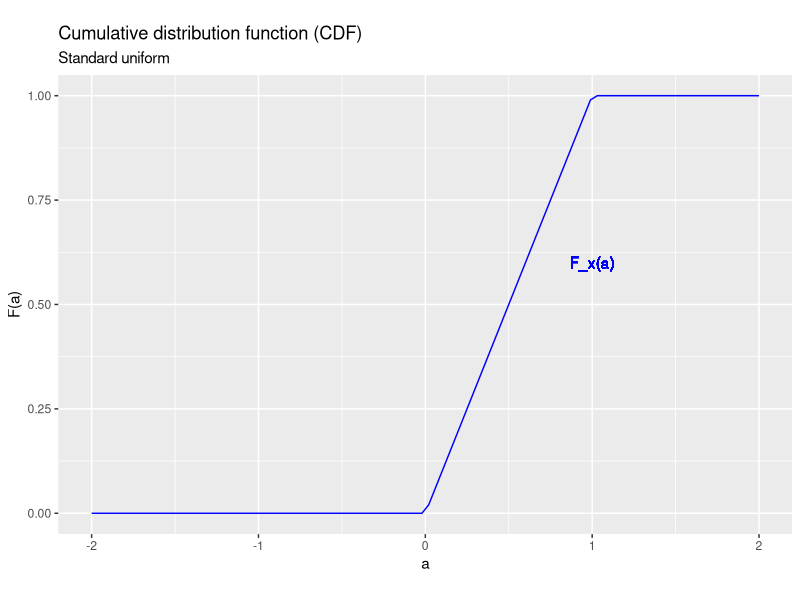
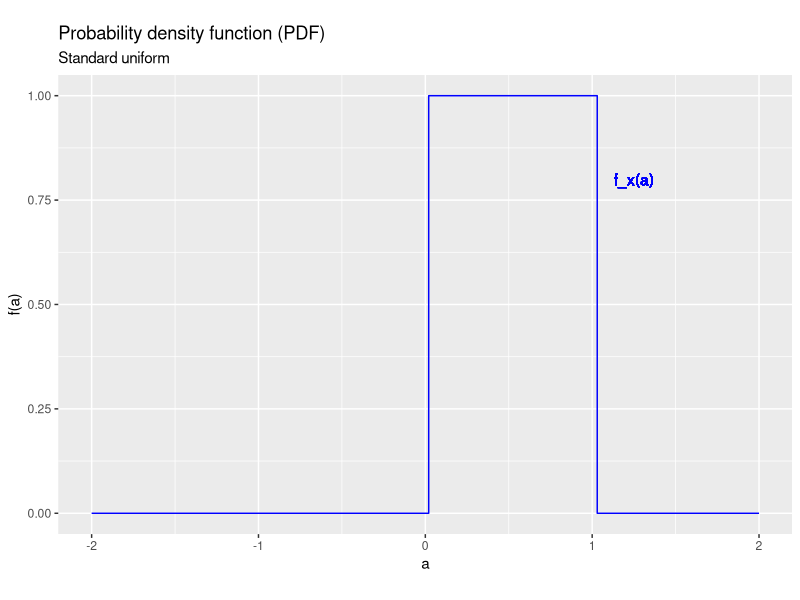
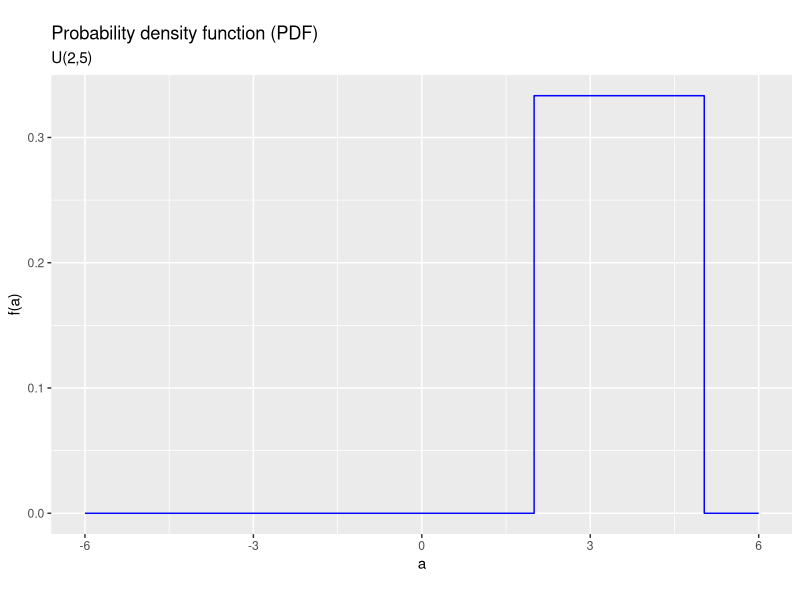
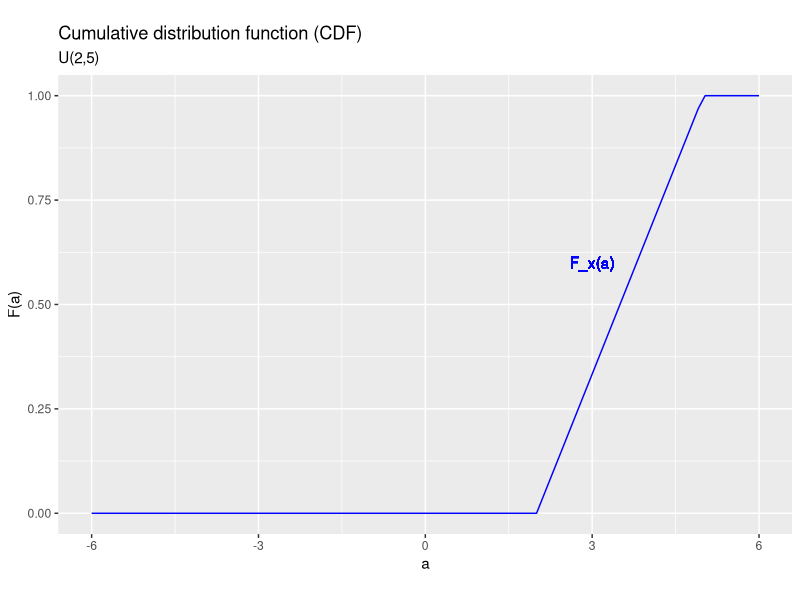
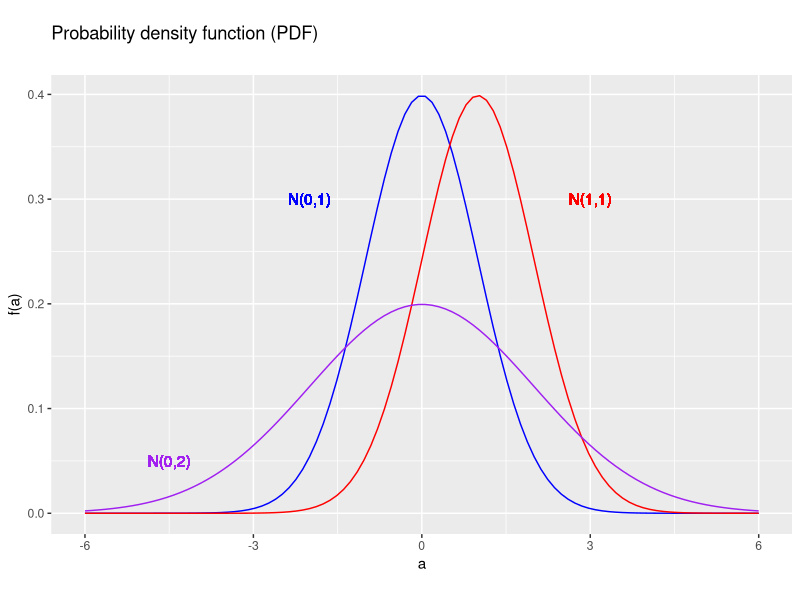
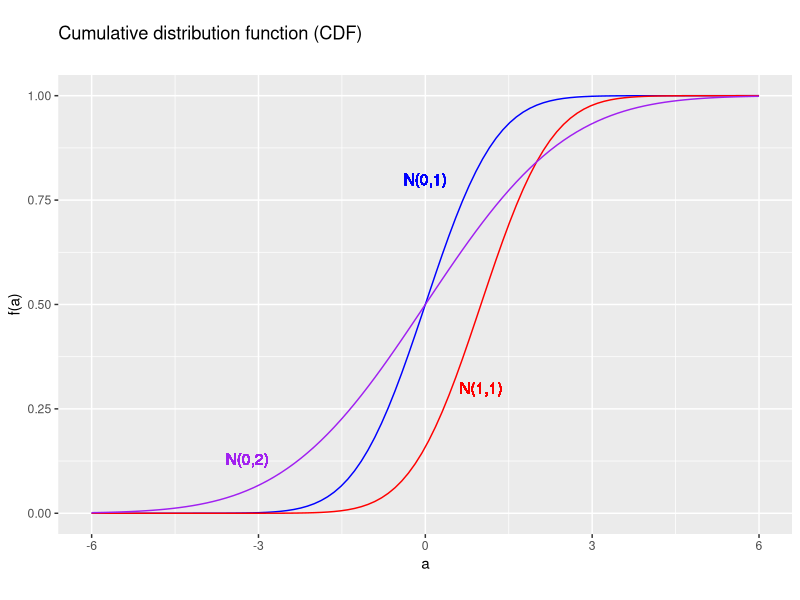
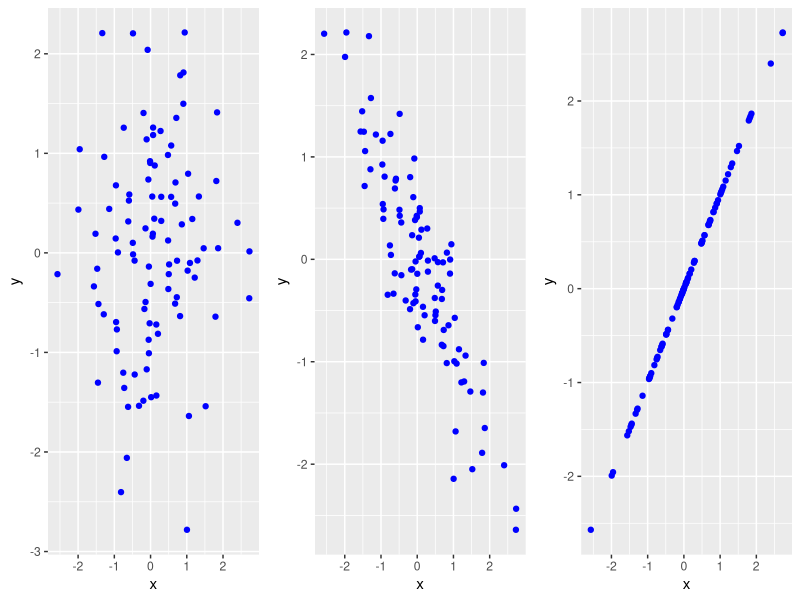
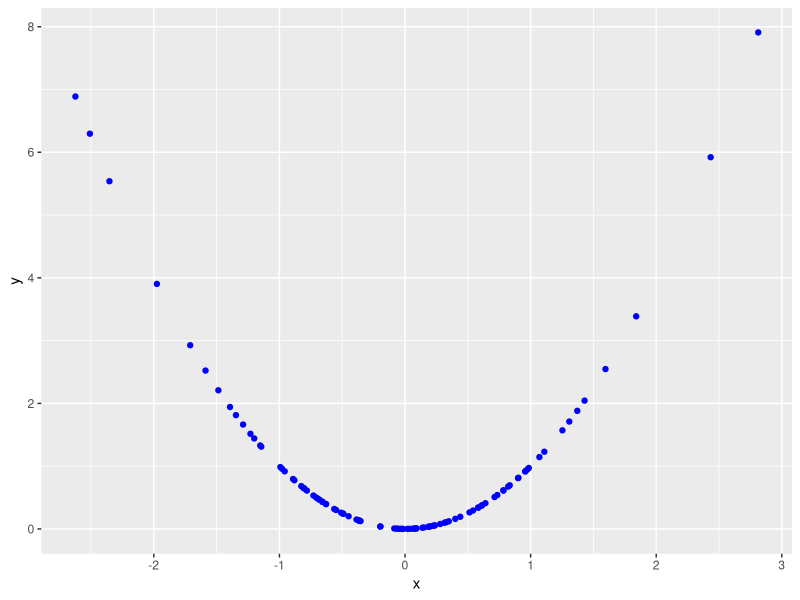

Here is the R script that generated these plots, in order:
## ---- chunk 1
knitr::opts_chunk$set(echo = FALSE,
                      prompt = FALSE,
                      tidy = TRUE,
                      collapse = TRUE)
library("tidyverse")
## ---- chunk 2
UniformDist <- tibble(a=seq(from=-2,to=2,length.out=100),
                      Fa=punif(seq(from=-2,to=2,length.out=100)),
                      fa=dunif(seq(from=-2,to=2,length.out=100)))
ggplot(data=UniformDist,mapping=aes(x=a,y=Fa)) +
  geom_line(col = "blue") +
  geom_text(x=1,y=0.6,col="blue",label="F_x(a)") +
  xlab("a") +
  ylab("F(a)") +
  labs(title = "Cumulative distribution function (CDF)", 
       subtitle = "Standard uniform", 
       caption = "", 
       tag = "")
## ---- chunk 3
ggplot(data=UniformDist,mapping=aes(x=a,y=fa)) +
  geom_step(col = "blue") +
  geom_text(x=1.25,y=0.8,col="blue",label="f_x(a)") +
  xlab("a") +
  ylab("f(a)") +
  labs(title = "Probability density function (PDF)", 
       subtitle = "Standard uniform", 
       caption = "", 
       tag = "")
## ---- chunk 4
UniformDist <- tibble(a=seq(from=-6,to=6,length.out=100),
                      Fa=punif(seq(from=-6,to=6,length.out=100),min=2,max=5),
                      fa=dunif(seq(from=-6,to=6,length.out=100),min=2,max=5))
ggplot(data=UniformDist,mapping=aes(x=a,y=fa)) +
  geom_step(col = "blue") +
  geom_text(x=1.25,y=0.8,col="blue",label="f_x(a)") +
  xlab("a") +
  ylab("f(a)") +
  labs(title = "Probability density function (PDF)", 
       subtitle = "U(2,5)", 
       caption = "", 
       tag = "")
## ---- chunk 5
UniformDist <- tibble(a=seq(from=-6,to=6,length.out=100),
                      Fa=punif(seq(from=-6,to=6,length.out=100),min=2,max=5),
                      fa=dunif(seq(from=-6,to=6,length.out=100),min=2,max=5))
ggplot(data=UniformDist,mapping=aes(x=a,y=Fa)) +
  geom_line(col = "blue") +
  geom_text(x=3,y=0.6,col="blue",label="F_x(a)") +
  xlab("a") +
  ylab("F(a)") +
  labs(title = "Cumulative distribution function (CDF)", 
       subtitle = "U(2,5)", 
       caption = "", 
       tag = "")
## ---- chunk 6
NormalDist <- tibble(a=seq(from=-6,to=6,length.out=100),
                      Fa=pnorm(seq(from=-6,to=6,length.out=100)),
                      fa1=dnorm(seq(from=-6,to=6,length.out=100),mean=1),
                      fa2=dnorm(seq(from=-6,to=6,length.out=100),sd=2),
                      fa=dnorm(seq(from=-6,to=6,length.out=100)))
ggplot(data=NormalDist,mapping=aes(x=a,y=fa)) +
  geom_line(col = "blue") +
  geom_line(aes(y=fa1),col = "red") +
  geom_line(aes(y=fa2),col = "purple") +
  geom_text(x=-2,y=0.3,col="blue",label="N(0,1)") +
  geom_text(x=3,y=0.3,col="red",label="N(1,1)") +
  geom_text(x=-4.5,y=0.05,col="purple",label="N(0,2)") +
  xlab("a") +
  ylab("f(a)") +
  labs(title = "Probability density function (PDF)", 
       subtitle = "", 
       caption = "", 
       tag = "")
## ---- chunk 7
NormalDist <- tibble(a=seq(from=-6,to=6,length.out=100),
                      Fa=pnorm(seq(from=-6,to=6,length.out=100)),
                      Fa1=pnorm(seq(from=-6,to=6,length.out=100),mean=1),
                      Fa2=pnorm(seq(from=-6,to=6,length.out=100),sd=2),
                      fa=dnorm(seq(from=-6,to=6,length.out=100)))
ggplot(data=NormalDist,mapping=aes(x=a,y=Fa)) +
  geom_line(col = "blue") +
  geom_line(aes(y=Fa1),col = "red") +
  geom_line(aes(y=Fa2),col = "purple") +
  geom_text(x=0,y=0.8,col="blue",label="N(0,1)") +
  geom_text(x=1,y=0.3,col="red",label="N(1,1)") +
  geom_text(x=-3.2,y=0.13,col="purple",label="N(0,2)") +
  xlab("a") +
  ylab("f(a)") +
  labs(title = "Cumulative distribution function (CDF)", 
       subtitle = "", 
       caption = "", 
       tag = "")
## ---- chunk 8
simdata <- tibble(x = rnorm(100),
                  y1 = rnorm(100),
                  y2 = (-x+0.5*y1)/sqrt(1.25),
                  y3 = x)
p1 <- ggplot(data = simdata, mapping = aes(x = x)) +
  geom_point(aes(y=y1),col="blue") +
  xlab("x") +
  ylab("y")
p2 <- ggplot(data = simdata, mapping = aes(x = x)) +
  geom_point(aes(y=y2),col="blue") +
  xlab("x") +
  ylab("y")
p3 <- ggplot(data = simdata, mapping = aes(x = x)) +
  geom_point(aes(y=y3),col="blue") +
  xlab("x") +
  ylab("y")
library("cowplot")
plot_grid(p1,p2,p3,ncol=3,nrow=1)
## ---- chunk 9
simdata <- tibble(x = rnorm(100),
                  y = x^2)
ggplot(data = simdata, mapping = aes(x = x, y =y)) +
  geom_point(col="blue") +
  xlab("x") + 
  ylab("y")
